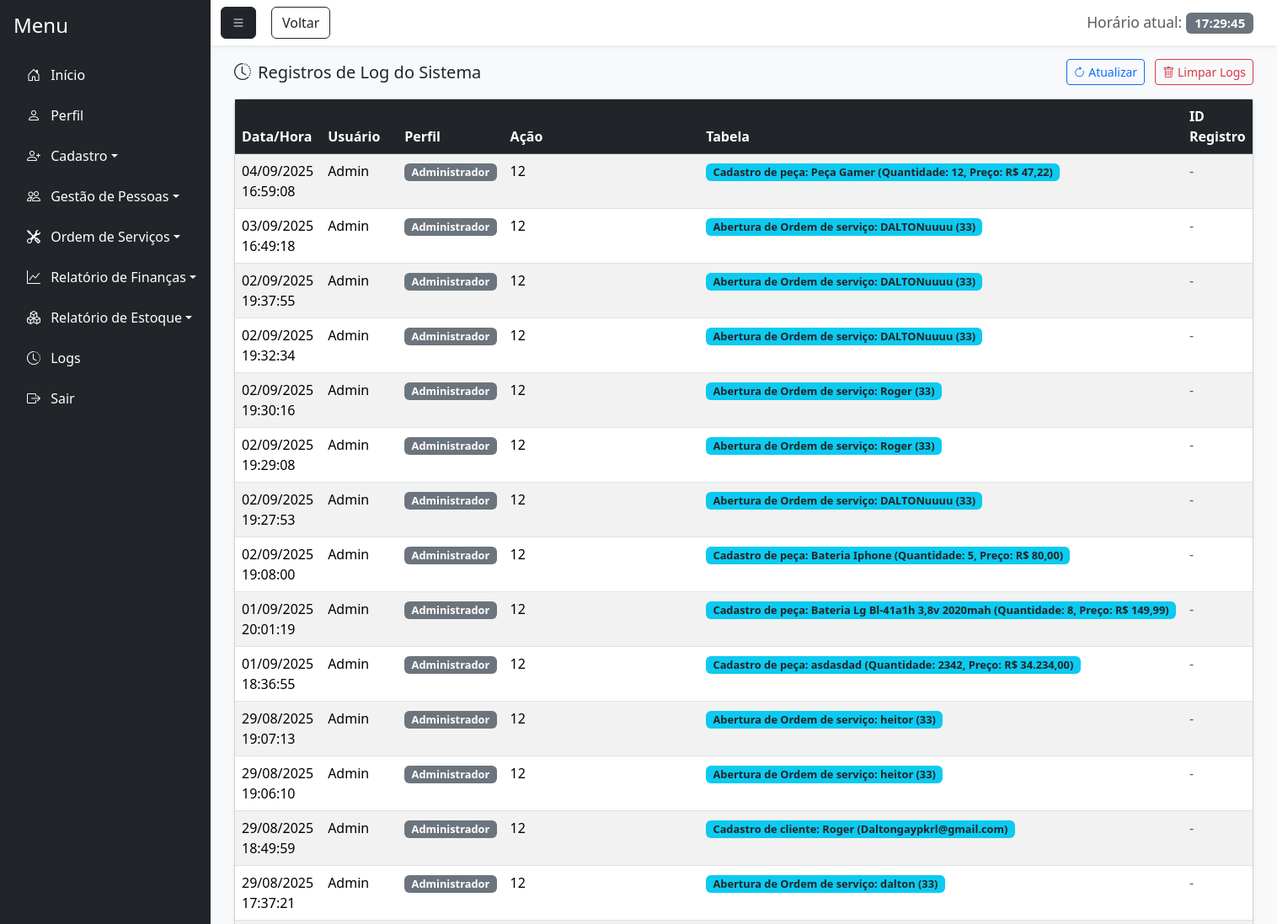
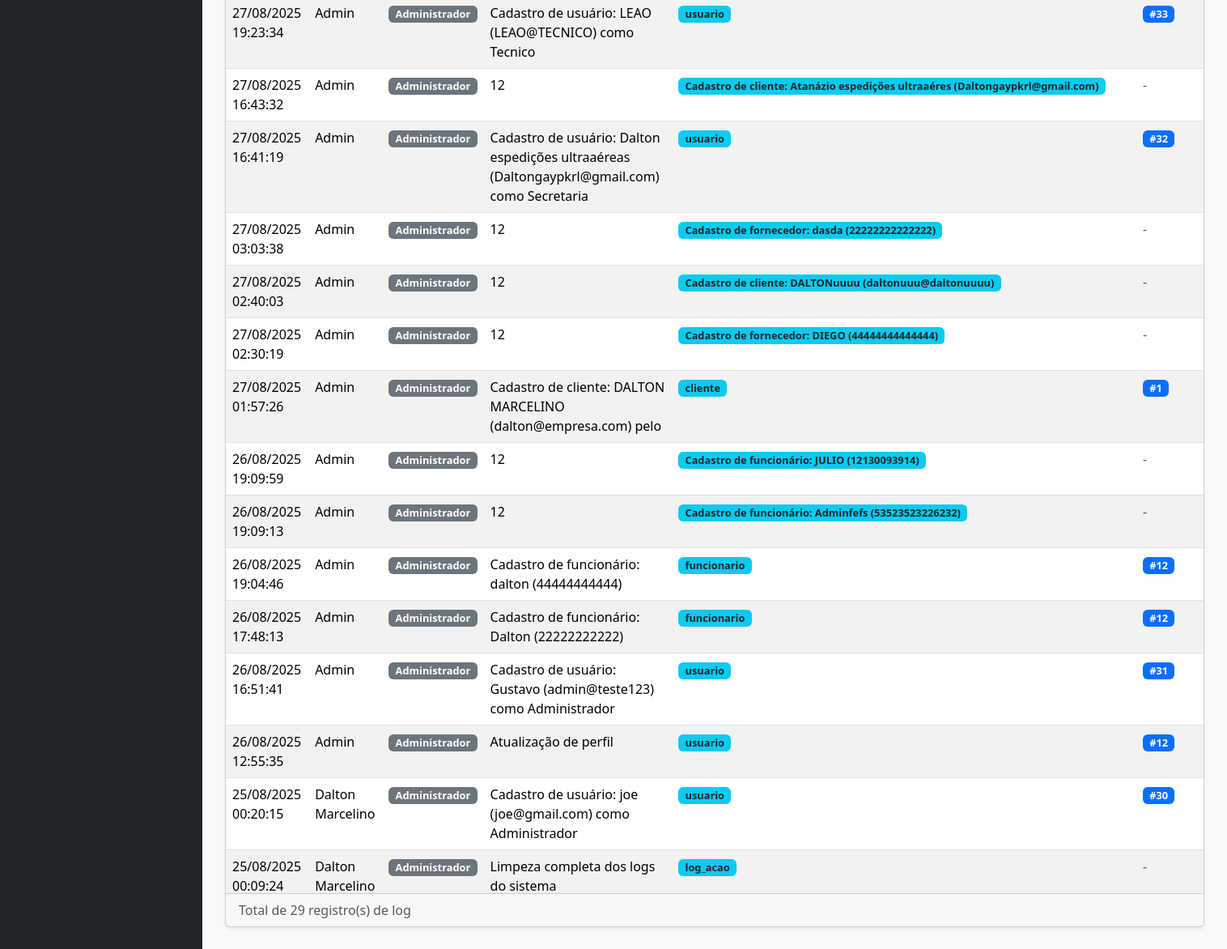
The page /logs.php (signed in) on the database its author committed (2 pictures, top to bottom).
### tables this page shows
CREATE TABLE `log_acao` (
  `id_log` int(11) NOT NULL,
  `id_usuario` int(11) NOT NULL,
  `id_perfil` int(11) NOT NULL,
  `acao` varchar(255) NOT NULL,
  `tabela_afetada` varchar(100) NOT NULL,
  `id_registro` int(11) DEFAULT NULL,
  `data_hora` timestamp NOT NULL DEFAULT current_timestamp()
);

CREATE TABLE `usuario` (
  `id_usuario` int(11) NOT NULL,
  `nome_usuario` varchar(100) NOT NULL,
  `senha` varchar(255) NOT NULL,
  `email` varchar(100) NOT NULL,
  `senha_temporaria` tinyint(1) DEFAULT 0,
  `id_perfil` int(11) NOT NULL,
  `status` enum('Ativo','Inativo') DEFAULT 'Ativo',
  `id_motivo_inatividade` int(11) DEFAULT NULL,
  `data_inatividade` date DEFAULT NULL,
  `observacao_inatividade` text DEFAULT NULL
);

CREATE TABLE `perfil` (
  `id_perfil` int(11) NOT NULL,
  `nome_perfil` varchar(100) NOT NULL
);

### logs.php (the view, shortened to what this page needs)
<?php
require_once 'conexao.php';
require_once 'php/permissoes.php';
$sql = "SELECT l.*, u.nome_usuario, p.nome_perfil
        FROM log_acao l
        JOIN usuario u ON l.id_usuario = u.id_usuario
        JOIN perfil p ON l.id_perfil = p.id_perfil
        ORDER BY l.data_hora DESC";
$stmt = $pdo->query($sql);
$logs = $stmt->fetchAll(PDO::FETCH_ASSOC);
?>
<!DOCTYPE html>
<html lang="pt-BR">
<head>
    <link href="https://cdn.jsdelivr.net/npm/bootstrap@5.3.7/dist/css/bootstrap.min.css" rel="stylesheet">
    <link href="https://cdn.jsdelivr.net/npm/bootstrap-icons@1.11.1/font/bootstrap-icons.css" rel="stylesheet">
</head>
<body>
<div class="d-flex vh-100 bg-light">
    <div class="flex-grow-1 d-flex flex-column">
        <nav class="navbar navbar-light bg-white shadow-sm">
            <div class="container-fluid">
                <button class="btn btn-dark" id="menu-toggle"><i class="bi bi-list"></i></button>
                <button class="btn btn-outline-dark" style="position: absolute; margin-left: 60px;" onclick="history.back()">Voltar</button>
                <span class="navbar-brand mb-0 h1">
                    <small class="text-muted">Horário atual:</small>
                    <span id="liveClock" class="badge bg-secondary"></span>
                </span>
            </div>
        </nav>
        <div class="flex-grow-1 p-3" style="overflow-y: auto;">
            <div class="container-fluid">
                <div class="d-flex justify-content-between align-items-center mb-3">
                    <h5 class="mb-0"><i class="bi bi-clock-history me-2"></i>Registros de Log do Sistema</h5>
                    <div>
                        <button class="btn btn-outline-primary btn-sm me-2" onclick="window.location.reload()">
                            <i class="bi bi-arrow-clockwise"></i> Atualizar
                        </button>
                        <?php if ($_SESSION['perfil'] == 1): ?>
                            <button class="btn btn-outline-danger btn-sm" onclick="confirmarLimpezaLogs()">
                                <i class="bi bi-trash"></i> Limpar Logs
                            </button>
                        <?php endif; ?>
                    </div>
                </div>
                <div class="card shadow-sm">
                    <div class="card-body p-0">
                        <div class="table-responsive">
                            <table class="table table-striped table-hover mb-0">
                                <thead class="table-dark sticky-top">
                                    <tr>
                                        <th>Data/Hora</th>
                                        <th>Usuário</th>
                                        <th>Perfil</th>
                                        <th>Ação</th>
                                        <th>Tabela</th>
                                        <th>ID Registro</th>
                                    </tr>
                                </thead>
                                <tbody>
                                    <?php if (!empty($logs)): ?>
                                        <?php foreach ($logs as $log): ?>
                                            <tr>
                                                <td><?= date('d/m/Y H:i:s', strtotime($log['data_hora'])) ?></td>
                                                <td><?= htmlspecialchars($log['nome_usuario']) ?></td>
                                                <td>
                                                    <span class="badge bg-secondary badge-log">
                                                        <?= htmlspecialchars($log['nome_perfil']) ?>
                                                    </span>
                                                </td>
                                                <td><?= htmlspecialchars($log['acao']) ?></td>
                                                <td>
                                                    <span class="badge bg-info text-dark badge-log">
                                                        <?= htmlspecialchars($log['tabela_afetada']) ?>
                                                    </span>
                                                </td>
                                                <td>
                                                    <?php if ($log['id_registro']): ?>
                                                        <span class="badge bg-primary badge-log">
                                                            #<?= htmlspecialchars($log['id_registro']) ?>
                                                        </span>
                                                    <?php else: ?>
                                                        <span class="text-muted">-</span>
                                                    <?php endif; ?>
                                                </td>
                                            </tr>
                                        <?php endforeach; ?>
                                    <?php endif; ?>
                                </tbody>
                            </table>
                        </div>
                    </div>
                    <?php if (!empty($logs)): ?>
                    <div class="card-footer py-2">
                        <div class="d-flex justify-content-between align-items-center">
                            <div>
                                <span class="text-muted">
                                    Total de <?= count($logs) ?> registro(s) de log
                                </span>
                            </div>
                        </div>
                    </div>
                    <?php endif; ?>
                </div>
            </div>
        </div>
    </div>
</div>
</body>
</html>

### logs.php (style rules this page uses)
.table-responsive { max-height: 70vh; overflow-y: auto; }
.badge-log { font-size: 0.8em; }

### rows shown on the page
log_acao: data_hora "04/09/2025 16:59:08", id_usuario.nome_usuario "Admin", id_perfil.nome_perfil "Administrador", acao "12", tabela_afetada "Cadastro de peça: Peça Gamer (Quantidade: 12, Preço: R$ 47,22)"
log_acao: data_hora "03/09/2025 16:49:18", id_usuario.nome_usuario "Admin", id_perfil.nome_perfil "Administrador", acao "12", tabela_afetada "Abertura de Ordem de serviço: DALTONuuuu (33)"
log_acao: data_hora "02/09/2025 19:37:55", id_usuario.nome_usuario "Admin", id_perfil.nome_perfil "Administrador", acao "12", tabela_afetada "Abertura de Ordem de serviço: DALTONuuuu (33)"
log_acao: data_hora "02/09/2025 19:32:34", id_usuario.nome_usuario "Admin", id_perfil.nome_perfil "Administrador", acao "12", tabela_afetada "Abertura de Ordem de serviço: DALTONuuuu (33)"
log_acao: data_hora "02/09/2025 19:30:16", id_usuario.nome_usuario "Admin", id_perfil.nome_perfil "Administrador", acao "12", tabela_afetada "Abertura de Ordem de serviço: Roger (33)"
log_acao: data_hora "02/09/2025 19:29:08", id_usuario.nome_usuario "Admin", id_perfil.nome_perfil "Administrador", acao "12", tabela_afetada "Abertura de Ordem de serviço: Roger (33)"
log_acao: data_hora "02/09/2025 19:27:53", id_usuario.nome_usuario "Admin", id_perfil.nome_perfil "Administrador", acao "12", tabela_afetada "Abertura de Ordem de serviço: DALTONuuuu (33)"
log_acao: data_hora "02/09/2025 19:08:00", id_usuario.nome_usuario "Admin", id_perfil.nome_perfil "Administrador", acao "12", tabela_afetada "Cadastro de peça: Bateria Iphone (Quantidade: 5, Preço: R$ 80,00)"
log_acao: data_hora "01/09/2025 20:01:19", id_usuario.nome_usuario "Admin", id_perfil.nome_perfil "Administrador", acao "12", tabela_afetada "Cadastro de peça: Bateria Lg Bl-41a1h 3,8v 2020mah (Quantidade: 8, Preço: R$ 149,99)"
log_acao: data_hora "01/09/2025 18:36:55", id_usuario.nome_usuario "Admin", id_perfil.nome_perfil "Administrador", acao "12", tabela_afetada "Cadastro de peça: asdasdad (Quantidade: 2342, Preço: R$ 34.234,00)"
log_acao: data_hora "29/08/2025 19:07:13", id_usuario.nome_usuario "Admin", id_perfil.nome_perfil "Administrador", acao "12", tabela_afetada "Abertura de Ordem de serviço: heitor (33)"
log_acao: data_hora "29/08/2025 19:06:10", id_usuario.nome_usuario "Admin", id_perfil.nome_perfil "Administrador", acao "12", tabela_afetada "Abertura de Ordem de serviço: heitor (33)"
log_acao: data_hora "29/08/2025 18:49:59", id_usuario.nome_usuario "Admin", id_perfil.nome_perfil "Administrador", acao "12", tabela_afetada "Cadastro de cliente: Roger (Daltongaypkrl@gmail.com)"
log_acao: data_hora "29/08/2025 17:37:21", id_usuario.nome_usuario "Admin", id_perfil.nome_perfil "Administrador", acao "12", tabela_afetada "Abertura de Ordem de serviço: dalton (33)"
log_acao: data_hora "27/08/2025 19:23:34", id_usuario.nome_usuario "Admin", id_perfil.nome_perfil "Administrador", acao "Cadastro de usuário: LEAO (LEAO@TECNICO) como Tecnico", tabela_afetada "usuario", id_registro "33"
log_acao: data_hora "27/08/2025 16:43:32", id_usuario.nome_usuario "Admin", id_perfil.nome_perfil "Administrador", acao "12", tabela_afetada "Cadastro de cliente: Atanázio espedições ultraaéres (Daltongaypkrl@gmail.com)"
log_acao: data_hora "27/08/2025 16:41:19", id_usuario.nome_usuario "Admin", id_perfil.nome_perfil "Administrador", acao "Cadastro de usuário: Dalton espedições ultraaéreas (Daltongaypkrl@gmail.com) como Secretaria", tabela_afetada "usuario", id_registro "32"
log_acao: data_hora "27/08/2025 03:03:38", id_usuario.nome_usuario "Admin", id_perfil.nome_perfil "Administrador", acao "12", tabela_afetada "Cadastro de fornecedor: dasda (22222222222222)"
log_acao: data_hora "27/08/2025 02:40:03", id_usuario.nome_usuario "Admin", id_perfil.nome_perfil "Administrador", acao "12", tabela_afetada "Cadastro de cliente: DALTONuuuu (daltonuuu@daltonuuuu)"
log_acao: data_hora "27/08/2025 02:30:19", id_usuario.nome_usuario "Admin", id_perfil.nome_perfil "Administrador", acao "12", tabela_afetada "Cadastro de fornecedor: DIEGO (44444444444444)"
log_acao: data_hora "27/08/2025 01:57:26", id_usuario.nome_usuario "Admin", id_perfil.nome_perfil "Administrador", acao "Cadastro de cliente: DALTON MARCELINO (dalton@empresa.com) pelo", tabela_afetada "cliente", id_registro "1"
log_acao: data_hora "26/08/2025 19:09:59", id_usuario.nome_usuario "Admin", id_perfil.nome_perfil "Administrador", acao "12", tabela_afetada "Cadastro de funcionário: JULIO (12130093914)"
log_acao: data_hora "26/08/2025 19:09:13", id_usuario.nome_usuario "Admin", id_perfil.nome_perfil "Administrador", acao "12", tabela_afetada "Cadastro de funcionário: Adminfefs (53523523226232)"
log_acao: data_hora "26/08/2025 19:04:46", id_usuario.nome_usuario "Admin", id_perfil.nome_perfil "Administrador", acao "Cadastro de funcionário: dalton (44444444444)", tabela_afetada "funcionario", id_registro "12"
log_acao: data_hora "26/08/2025 17:48:13", id_usuario.nome_usuario "Admin", id_perfil.nome_perfil "Administrador", acao "Cadastro de funcionário: Dalton (22222222222)", tabela_afetada "funcionario", id_registro "12"
log_acao: data_hora "26/08/2025 16:51:41", id_usuario.nome_usuario "Admin", id_perfil.nome_perfil "Administrador", acao "Cadastro de usuário: Gustavo (admin@teste123) como Administrador", tabela_afetada "usuario", id_registro "31"
log_acao: data_hora "26/08/2025 12:55:35", id_usuario.nome_usuario "Admin", id_perfil.nome_perfil "Administrador", acao "Atualização de perfil", tabela_afetada "usuario", id_registro "12"
log_acao: data_hora "25/08/2025 00:20:15", id_usuario.nome_usuario "Dalton Marcelino", id_perfil.nome_perfil "Administrador", acao "Cadastro de usuário: joe (joe@gmail.com) como Administrador", tabela_afetada "usuario", id_registro "30"
log_acao: data_hora "25/08/2025 00:09:24", id_usuario.nome_usuario "Dalton Marcelino", id_perfil.nome_perfil "Administrador", acao "Limpeza completa dos logs do sistema", tabela_afetada "log_acao"

### other values the page prints
$categoria "Início"
$categoria "Perfil"
$categoria "Cadastro"
$categoria "Gestão de Pessoas"
$categoria "Ordem de Serviços"
$categoria "Relatório de Finanças"
$categoria "Relatório de Estoque"
$categoria "Logs"
count($logs) "29"
